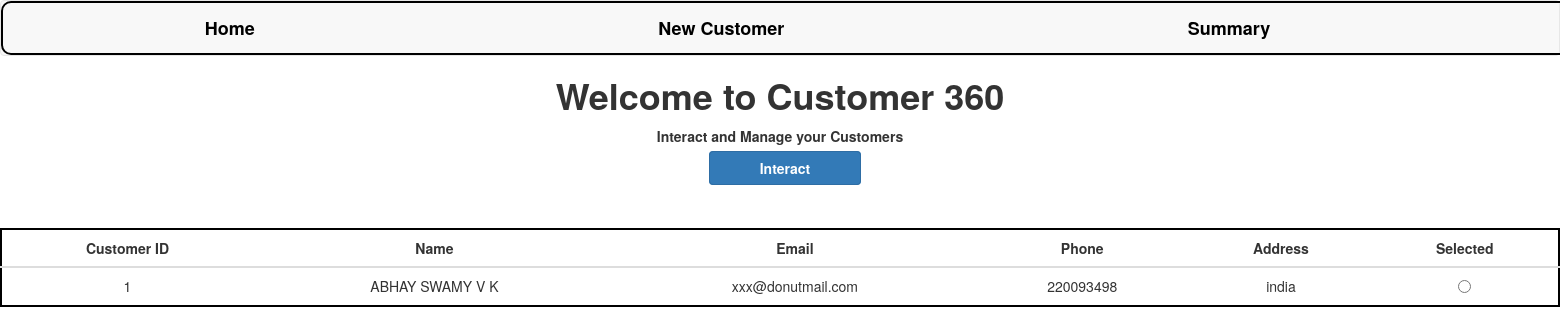
The page / on the database its author committed.
### customer360/models.py (models this page shows, shortened)
class Customer(models.Model):
    id = models.AutoField(primary_key=True)
    name = models.CharField(max_length=100)
    email = models.EmailField(max_length=100)
    phone = models.CharField(max_length=20)
    address = models.CharField(max_length=200)

### customer360/views.py (the view)
# urls.py: path('',views.index,name="index"),
def index(request):
    customers = Customer.objects.all()
    context = {"customers":customers}
    return render(request,"index.html",context=context)

### customer360/templates/index.html (shortened to what this page needs)
{% extends 'base.html' %}
{% load static %}
{% block content %}
<html>
    <head>
    </head>
    <body>
        <h1>Welcome to Customer 360</h1>
        <p>Interact and Manage your Customers</p>
        <a class="btn btn-primary" style="font-weight:bold; display:inline" onclick="set_customer()">Interact</a>
        <table class="table">
            <thead>
                <tr>
                    <th>Customer ID</th>
                    <th>Name</th>
                    <th>Email</th>
                    <th>Phone</th>
                    <th>Address</th>
                    <th>Selected</th>
                </tr>
            </thead>
            <tbody>
                {% for customer in customers %}
                    <tr>
                        <td>{{customer.id }}</td>
                        <td>{{customer.name }}</td>
                        <td>{{customer.email }}</td>
                        <td>{{customer.phone }}</td>
                        <td>{{customer.address }}</td>
                        <td>
                            <input type="radio" name="selected_customers" value="{{ customer.id }}">
                        </td>
                    </tr>
                {% endfor %}
            </tbody>
        </table>
    </body>
</html>
{% endblock content %}

### static/css/main.css (style rules this page uses)
body { text-align: center; margin: auto; }
h1,p { font-weight: bold; }
table { margin: auto; border: 2px solid #000000; margin-top: 50px; border-radius: 15px; background-color: white; text-align: center; }
th { text-align: center; }
.btn { display: flex; margin-top: 10px; margin-bottom: 10px; padding-left: 50px; padding-right: 50px; text-align: left; margin-left: 10px; }

### rows shown on the page
Customer: id "1", name "ABHAY SWAMY V K", email "xxx@donutmail.com", phone "220093498", address "india"
